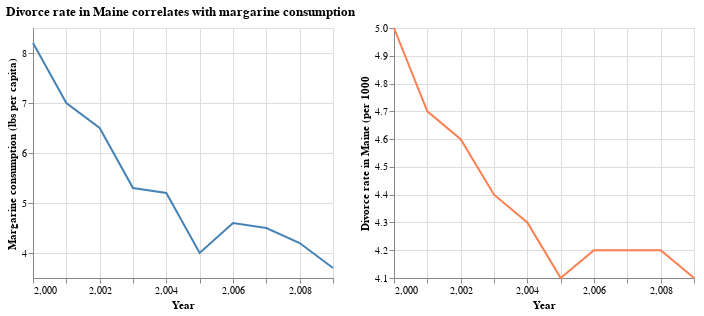

Notebook code for this chart:
### Code cell
import altair as alt
import pandas as pd


should_have_bought_butter = pd.DataFrame({
    "margarine_consumption": [8.2, 7, 6.5, 5.3, 5.2, 4, 4.6, 4.5, 4.2, 3.7],
    "maine_divorce_rate": [5, 4.7, 4.6, 4.4, 4.3, 4.1, 4.2, 4.2, 4.2, 4.1],
    "year": [2000, 2001, 2002, 2003, 2004, 2005, 2006, 2007, 2008, 2009]
})

marg_vs_time = alt.Chart(should_have_bought_butter).mark_line(color="steelblue").encode(
    x=alt.X("year").title("Year"),
    y=alt.Y("margarine_consumption")
        .title("Margarine consumption (lbs per capita)")
        .scale(zero=False)
).properties(
    height=250
)


divorce_rate_vs_time = marg_vs_time.mark_line(color="coral").encode(
    y=alt.Y("maine_divorce_rate")
        .title("Divorce rate in Maine (per 1000")
        .scale(zero=False)
)

(marg_vs_time | divorce_rate_vs_time).properties(
    title="Divorce rate in Maine correlates with margarine consumption"
)

### Figure 1 — Vega-Lite specification as saved in the notebook (floating-point values rounded to 4 significant figures)
{"config": {"view": {"continuousWidth": 300, "continuousHeight": 300}}, "hconcat": [{"mark": {"type": "line", "color": "steelblue"}, "encoding": {"x": {"field": "year", "title": "Year", "type": "quantitative"}, "y": {"field": "margarine_consumption", "scale": {"zero": false}, "title": "Margarine consumption (lbs per capita)", "type": "quantitative"}}, "height": 250}, {"mark": {"type": "line", "color": "coral"}, "encoding": {"x": {"field": "year", "title": "Year", "type": "quantitative"}, "y": {"field": "maine_divorce_rate", "scale": {"zero": false}, "title": "Divorce rate in Maine (per 1000", "type": "quantitative"}}, "height": 250}], "data": {"name": "data-de09336ee52942bca3822a378ff98ae1"}, "title": "Divorce rate in Maine correlates with margarine consumption", "$schema": "https://vega.github.io/schema/vega-lite/v5.15.1.json", "datasets": {"data-de09336ee52942bca3822a378ff98ae1": [{"margarine_consumption": 8.2, "maine_divorce_rate": 5.0, "year": 2000}, {"margarine_consumption": 7.0, "maine_divorce_rate": 4.7, "year": 2001}, {"margarine_consumption": 6.5, "maine_divorce_rate": 4.6, "year": 2002}, {"margarine_consumption": 5.3, "maine_divorce_rate": 4.4, "year": 2003}, {"margarine_consumption": 5.2, "maine_divorce_rate": 4.3, "year": 2004}, {"margarine_consumption": 4.0, "maine_divorce_rate": 4.1, "year": 2005}, {"margarine_consumption": 4.6, "maine_divorce_rate": 4.2, "year": 2006}, {"margarine_consumption": 4.5, "maine_divorce_rate": 4.2, "year": 2007}, {"margarine_consumption": 4.2, "maine_divorce_rate": 4.2, "year": 2008}, {"margarine_consumption": 3.7, "maine_divorce_rate": 4.1, "year": 2009}]}}
